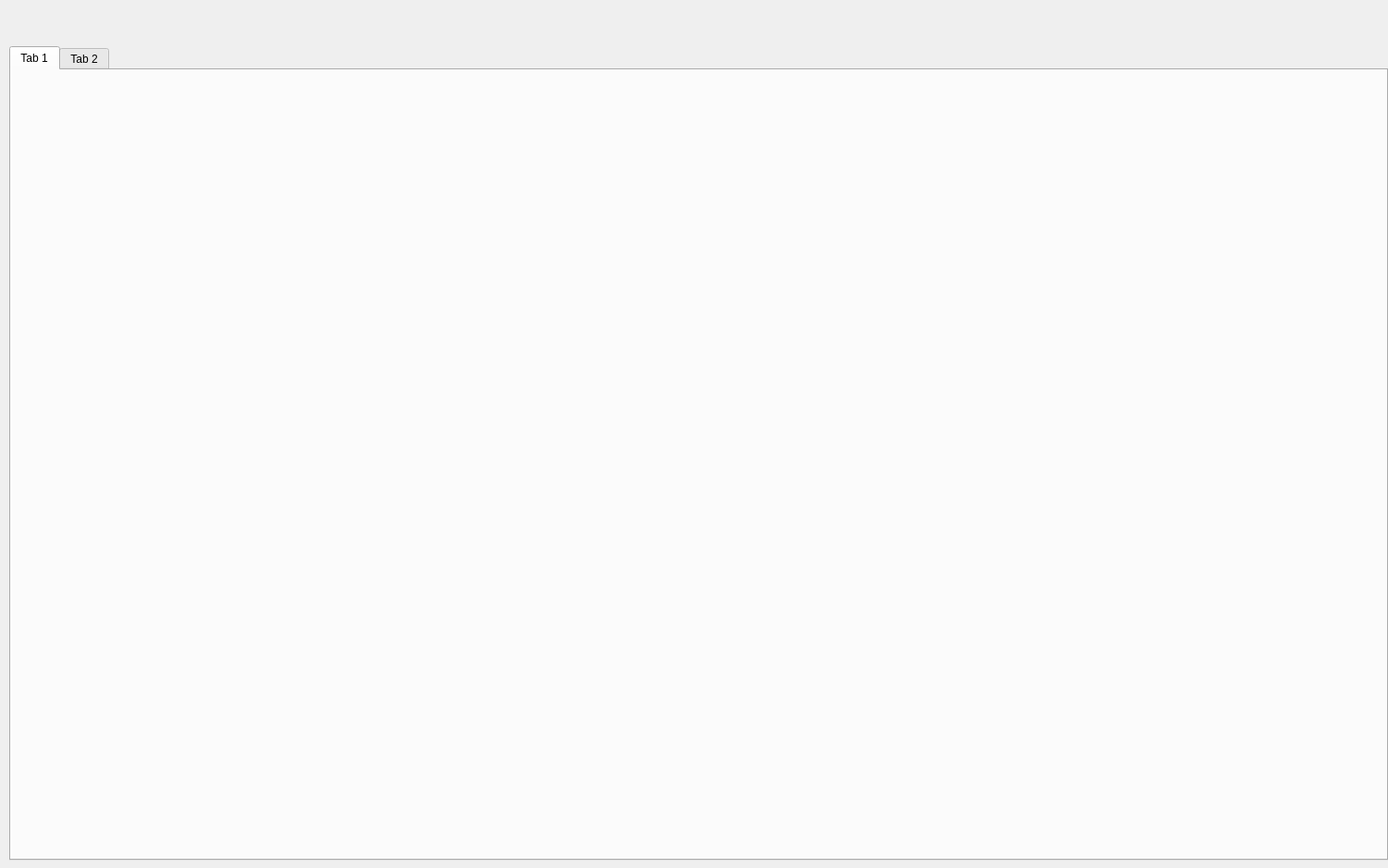
<?xml version="1.0" encoding="UTF-8"?>
<ui version="4.0">
 <class>PlotFigure</class>
 <widget class="QWidget" name="PlotFigure">
  <property name="geometry">
   <rect>
    <x>0</x>
    <y>0</y>
    <width>1501</width>
    <height>939</height>
   </rect>
  </property>
  <property name="windowTitle">
   <string>Box Plot Graph</string>
  </property>
  <widget class="QTabWidget" name="tabPage">
   <property name="geometry">
    <rect>
     <x>10</x>
     <y>50</y>
     <width>1491</width>
     <height>881</height>
    </rect>
   </property>
   <property name="currentIndex">
    <number>0</number>
   </property>
   <widget class="QWidget" name="tab">
    <attribute name="title">
     <string>Tab 1</string>
    </attribute>
   </widget>
   <widget class="QWidget" name="tab_2">
    <attribute name="title">
     <string>Tab 2</string>
    </attribute>
   </widget>
  </widget>
 </widget>
 <resources/>
 <connections/>
</ui>
